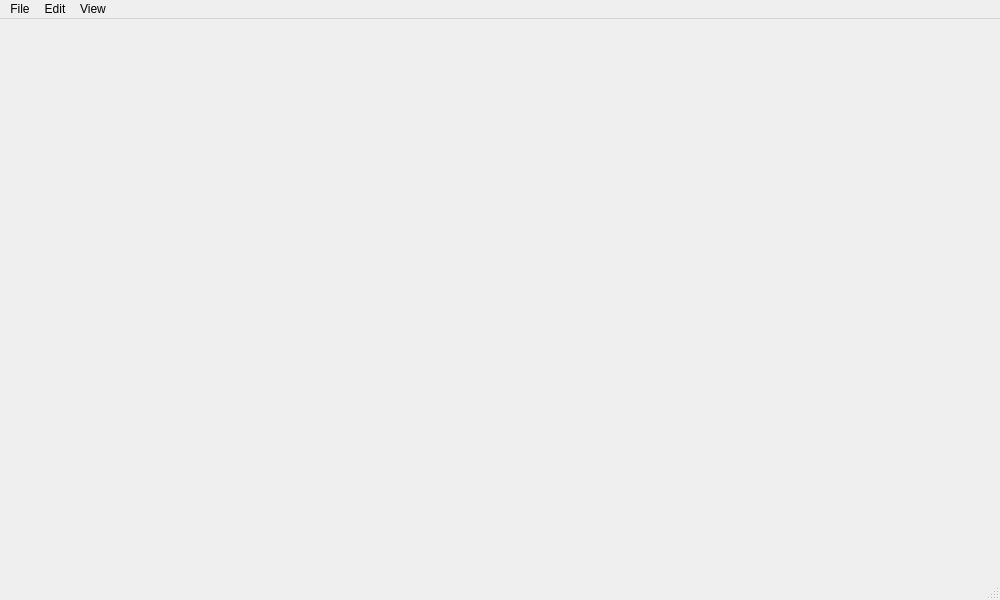
<?xml version="1.0" encoding="UTF-8"?>
<ui version="4.0">
 <class>MainWindow</class>
 <widget class="QMainWindow" name="MainWindow">
  <property name="geometry">
   <rect>
    <x>0</x>
    <y>0</y>
    <width>1000</width>
    <height>600</height>
   </rect>
  </property>
  <property name="sizePolicy">
   <sizepolicy hsizetype="Fixed" vsizetype="Fixed">
    <horstretch>0</horstretch>
    <verstretch>0</verstretch>
   </sizepolicy>
  </property>
  <property name="minimumSize">
   <size>
    <width>1000</width>
    <height>600</height>
   </size>
  </property>
  <property name="maximumSize">
   <size>
    <width>1000</width>
    <height>600</height>
   </size>
  </property>
  <property name="windowTitle">
   <string>GISmin</string>
  </property>
  <property name="styleSheet">
   <string notr="true"/>
  </property>
  <widget class="QWidget" name="centralwidget"/>
  <widget class="QStatusBar" name="statusbar"/>
  <widget class="QMenuBar" name="menuBar">
   <property name="geometry">
    <rect>
     <x>0</x>
     <y>0</y>
     <width>1000</width>
     <height>22</height>
    </rect>
   </property>
   <property name="defaultUp">
    <bool>false</bool>
   </property>
   <widget class="QMenu" name="menuFile">
    <property name="title">
     <string>File</string>
    </property>
    <addaction name="actionOpen"/>
    <addaction name="actionNew"/>
   </widget>
   <widget class="QMenu" name="menuEdit">
    <property name="title">
     <string>Edit</string>
    </property>
   </widget>
   <widget class="QMenu" name="menuView">
    <property name="title">
     <string>View</string>
    </property>
    <addaction name="actionLayers_Window"/>
   </widget>
   <addaction name="menuFile"/>
   <addaction name="menuEdit"/>
   <addaction name="menuView"/>
  </widget>
  <action name="actionOpen">
   <property name="text">
    <string>Open</string>
   </property>
  </action>
  <action name="actionNew">
   <property name="text">
    <string>New</string>
   </property>
  </action>
  <action name="actionLayers_Window">
   <property name="checkable">
    <bool>true</bool>
   </property>
   <property name="checked">
    <bool>false</bool>
   </property>
   <property name="text">
    <string>Layers Window</string>
   </property>
  </action>
 </widget>
 <resources/>
 <connections/>
</ui>
